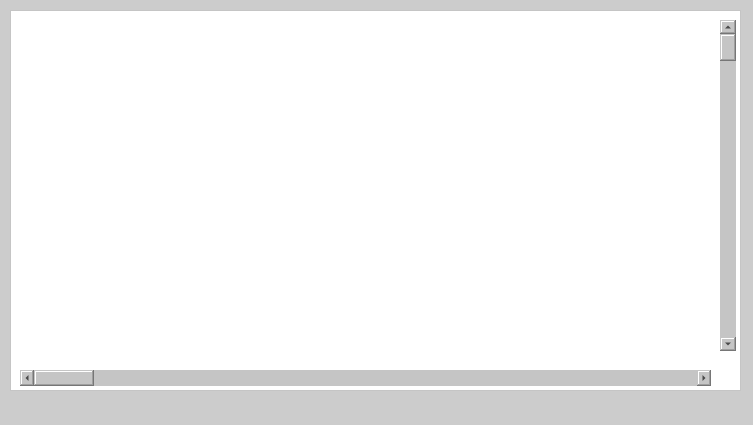
<?xml version="1.0" encoding="UTF-8"?>
<ui version="4.0">
 <class>Arbol_Jerarquico_MainWindow</class>
 <widget class="QMainWindow" name="Arbol_Jerarquico_MainWindow">
  <property name="geometry">
   <rect>
    <x>0</x>
    <y>0</y>
    <width>753</width>
    <height>425</height>
   </rect>
  </property>
  <property name="minimumSize">
   <size>
    <width>753</width>
    <height>425</height>
   </size>
  </property>
  <property name="maximumSize">
   <size>
    <width>753</width>
    <height>425</height>
   </size>
  </property>
  <property name="font">
   <font>
    <family>Hack</family>
   </font>
  </property>
  <property name="windowTitle">
   <string>Árbol Jerárquico de Categorías</string>
  </property>
  <property name="windowIcon">
   <iconset>
    <normaloff>../Python/Nucleo/Imagenes/logos-UNAH-600x600.png</normaloff>../Python/Nucleo/Imagenes/logos-UNAH-600x600.png</iconset>
  </property>
  <property name="styleSheet">
   <string notr="true">background-color:rgb(204, 204, 204);
</string>
  </property>
  <widget class="QWidget" name="centralwidget">
   <widget class="QFrame" name="frame">
    <property name="geometry">
     <rect>
      <x>10</x>
      <y>10</y>
      <width>731</width>
      <height>381</height>
     </rect>
    </property>
    <property name="styleSheet">
     <string notr="true">background-color: rgb(255, 255, 255);</string>
    </property>
    <property name="frameShape">
     <enum>QFrame::StyledPanel</enum>
    </property>
    <property name="frameShadow">
     <enum>QFrame::Raised</enum>
    </property>
    <widget class="QScrollBar" name="horizontalScrollBar">
     <property name="geometry">
      <rect>
       <x>10</x>
       <y>360</y>
       <width>691</width>
       <height>16</height>
      </rect>
     </property>
     <property name="styleSheet">
      <string notr="true">background-color: rgb(197, 197, 197);</string>
     </property>
     <property name="orientation">
      <enum>Qt::Horizontal</enum>
     </property>
    </widget>
    <widget class="QScrollBar" name="verticalScrollBar">
     <property name="geometry">
      <rect>
       <x>710</x>
       <y>10</y>
       <width>16</width>
       <height>331</height>
      </rect>
     </property>
     <property name="styleSheet">
      <string notr="true">background-color: rgb(197, 197, 197);
</string>
     </property>
     <property name="orientation">
      <enum>Qt::Vertical</enum>
     </property>
    </widget>
   </widget>
  </widget>
  <widget class="QStatusBar" name="statusbar"/>
 </widget>
 <resources/>
 <connections/>
</ui>
